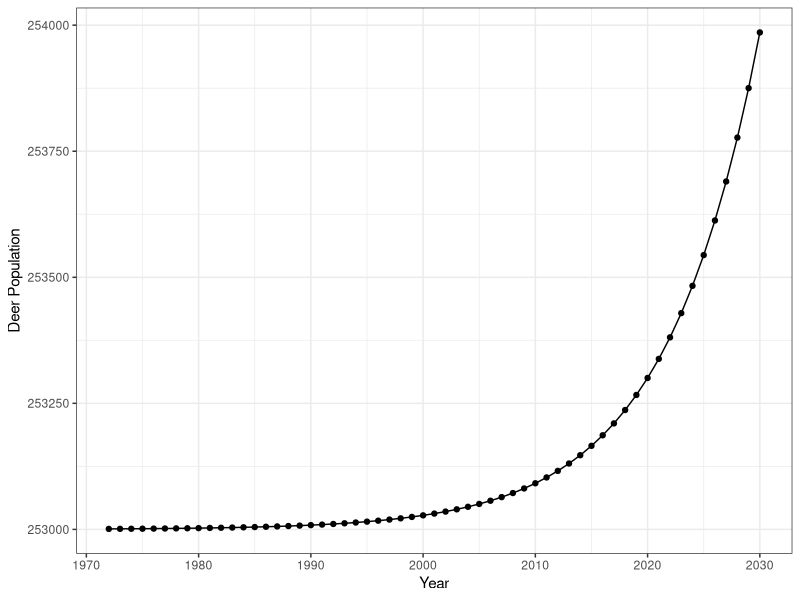

Write the R code that produced this figure. (Note: this script raises an error after producing the figure.)
#Basic Models

library(tidyverse)
#Model 1
#Start with the natural dynamics. The law of exponential evolution or Malthus law. 
#We use r = .118849 based on file 'EDA.R' growth rate from first two data points (before carrying capacity is reached)

#dy/dt = ry(t)

r <- .118849

model1 <- function(r, t) {
  exp(r*(t-1972)) + 253000
}

t <- c(1972:2030)

results <- model1(r, t)
results <- data.frame(results)
results <- results %>%
  mutate(year = c(1972:2030))

results %>%
  ggplot(mapping = aes(x = year, y = results)) +
  geom_point()+
  geom_line() +
  xlab("Year") +
  ylab("Deer Population") +
  theme_bw()



#Model 2
#dy/dt = r y(t) + b(t) y(t) 
#b(t) = sin(t)
#dy/dt = r y(t) + sin(t) y(t)

tnot =1972
sean=10
##r=1.084164

r=2.16



results <- euler(dy.dt=function(t,y){(r*y) - 0.25*(exp((-2*(sin(t*pi))^2)))*y - ((r/1100000)*y^2)}, .1, 253000, 0, sean)

##results <- euler(dy.dt=function(t,y){(.118849*y) - exp(-5*sin(t))*y + ((.118849/1100000)*y^2)}, .1, 253000, 0, 10)


results <- data.frame(results)

ggplot(results, mapping = aes(x = 1:(sean*10 +1), y = results)) +
  geom_point()

results

#test

results <- euler(dy.dt=function(t,y){(cos(t)-y)/(t+1)}, .01, 0, 0, 10)
results <- data.frame(results)

ggplot(results, mapping = aes(x = 1:1001, y = results)) +
  geom_point()


